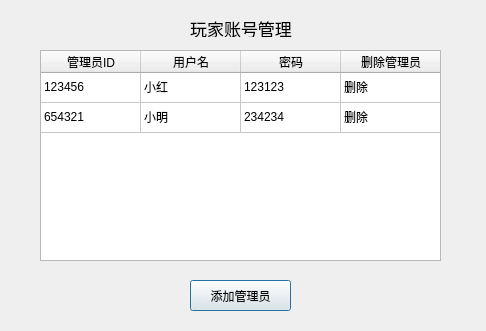
<?xml version="1.0" encoding="UTF-8"?>
<ui version="4.0">
 <class>dialog</class>
 <widget class="QDialog" name="dialog">
  <property name="geometry">
   <rect>
    <x>0</x>
    <y>0</y>
    <width>486</width>
    <height>331</height>
   </rect>
  </property>
  <property name="windowTitle">
   <string>管理员账号管理</string>
  </property>
  <widget class="QLabel" name="label">
   <property name="geometry">
    <rect>
     <x>190</x>
     <y>20</y>
     <width>102</width>
     <height>17</height>
    </rect>
   </property>
   <property name="font">
    <font>
     <pointsize>13</pointsize>
    </font>
   </property>
   <property name="text">
    <string>玩家账号管理</string>
   </property>
   <property name="alignment">
    <set>Qt::AlignCenter</set>
   </property>
  </widget>
  <widget class="QTableWidget" name="tableWidget">
   <property name="geometry">
    <rect>
     <x>40</x>
     <y>50</y>
     <width>401</width>
     <height>211</height>
    </rect>
   </property>
   <property name="midLineWidth">
    <number>-12</number>
   </property>
   <property name="horizontalScrollBarPolicy">
    <enum>Qt::ScrollBarAlwaysOff</enum>
   </property>
   <property name="editTriggers">
    <set>QAbstractItemView::NoEditTriggers</set>
   </property>
   <attribute name="verticalHeaderVisible">
    <bool>false</bool>
   </attribute>
   <row>
    <property name="text">
     <string>玩家1</string>
    </property>
   </row>
   <row>
    <property name="text">
     <string>玩家2</string>
    </property>
   </row>
   <column>
    <property name="text">
     <string>管理员ID</string>
    </property>
   </column>
   <column>
    <property name="text">
     <string>用户名</string>
    </property>
   </column>
   <column>
    <property name="text">
     <string>密码</string>
    </property>
   </column>
   <column>
    <property name="text">
     <string>删除管理员</string>
    </property>
   </column>
   <item row="0" column="0">
    <property name="text">
     <string>123456</string>
    </property>
   </item>
   <item row="0" column="1">
    <property name="text">
     <string>小红</string>
    </property>
   </item>
   <item row="0" column="2">
    <property name="text">
     <string>123123</string>
    </property>
   </item>
   <item row="0" column="3">
    <property name="text">
     <string>删除</string>
    </property>
   </item>
   <item row="1" column="0">
    <property name="text">
     <string>654321</string>
    </property>
   </item>
   <item row="1" column="1">
    <property name="text">
     <string>小明</string>
    </property>
   </item>
   <item row="1" column="2">
    <property name="text">
     <string>234234</string>
    </property>
   </item>
   <item row="1" column="3">
    <property name="text">
     <string>删除</string>
    </property>
   </item>
  </widget>
  <widget class="QPushButton" name="pushButton">
   <property name="geometry">
    <rect>
     <x>190</x>
     <y>280</y>
     <width>101</width>
     <height>31</height>
    </rect>
   </property>
   <property name="text">
    <string>添加管理员</string>
   </property>
  </widget>
 </widget>
 <resources/>
 <connections>
  <connection>
   <sender>tableWidget</sender>
   <signal>cellClicked(int,int)</signal>
   <receiver>tableWidget</receiver>
   <slot>update()</slot>
   <hints>
    <hint type="sourcelabel">
     <x>245</x>
     <y>180</y>
    </hint>
    <hint type="destinationlabel">
     <x>245</x>
     <y>180</y>
    </hint>
   </hints>
  </connection>
 </connections>
</ui>
